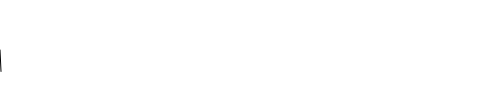
Frame 1 (no input)
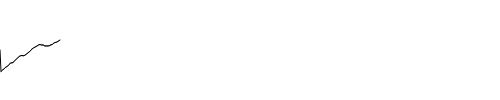
Frame 60 (no input)
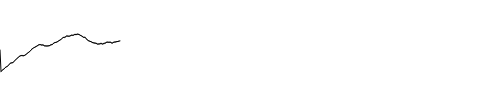
Frame 120 (the mouse pressed at the canvas centre since frame 60)

The p5.js sketch that drew these frames (run headless with seeded random() and noise() and a simulated clock; from frame 60 on, the mouse is pressed at the canvas centre):

// p5.js sketch
// ── sketch.js
// keep track of our position on our graph
var xPos = 0;

// keep track of the previous random point
var prev;

// keep track of our "noise index" - our offset in Perlin noise space
var offset = 0;

function setup() {
  createCanvas(500, 100);

  prev = 50;

  // set up our Perlin noise environment
  noiseDetail(24);
}

function draw() {
  // move over by 1 pixel
  xPos += 1;

  // pull a random number
  var rand = map( noise(offset), 0, 1, 0, 100);

  // increase our noise offset
  offset += 0.01;

  // draw a line from the previous point to the current point
  line(xPos-1, prev, xPos, rand);

  // rand becomes our new prev
  prev = rand;

  // did we reach the right side? if so, erase the screen and start over
  if (xPos >= width) {
    xPos = 0;
    background(255);
  }
}
